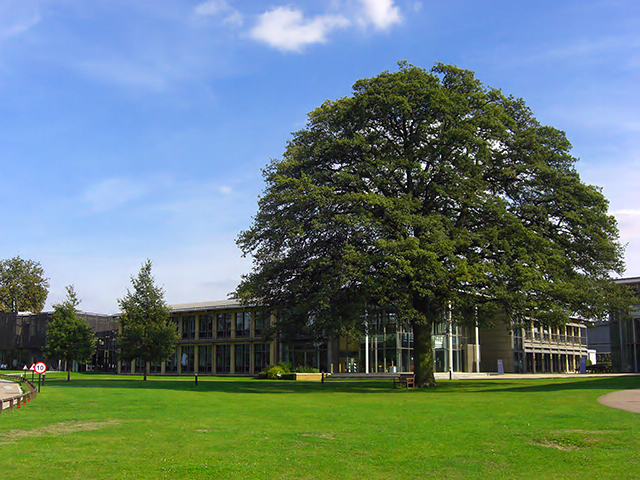
#> input picture DNA/file2dna/examples/EBI.jp2, 640 x 480 px
$ python do_imgcvdiff.py --first ../DNA/file2dna/examples/EBI.jp2 --second ../DNA/file2dna/examples/EBI.jp2   (older library calls are emulated)
#> lines starting #> are read from the running program, lines starting #| are printed output that depends on the picture
# USAGE
# python image_diff.py --first images/original_01.png --second images/modified_01.png

# import the necessary packages
from skimage.measure import compare_ssim
import argparse
import imutils
import cv2

# construct the argument parse and parse the arguments
ap = argparse.ArgumentParser()
ap.add_argument("-f", "--first", required=True,
	help="first input image")
ap.add_argument("-s", "--second", required=True,
	help="second")
args = vars(ap.parse_args())

# load the two input images
imageA = cv2.imread(args["first"])
#> imageA is the input picture: shape (480, 640, 3); mean B, G, R 120.1, 124.8, 102.2
imageB = cv2.imread(args["second"])

# convert the images to grayscale
# next line make error
# OpenCV Error: Assertion failed (scn == 3 || scn == 4) in cvtColor
grayA = cv2.cvtColor(imageA, cv2.COLOR_BGR2GRAY)
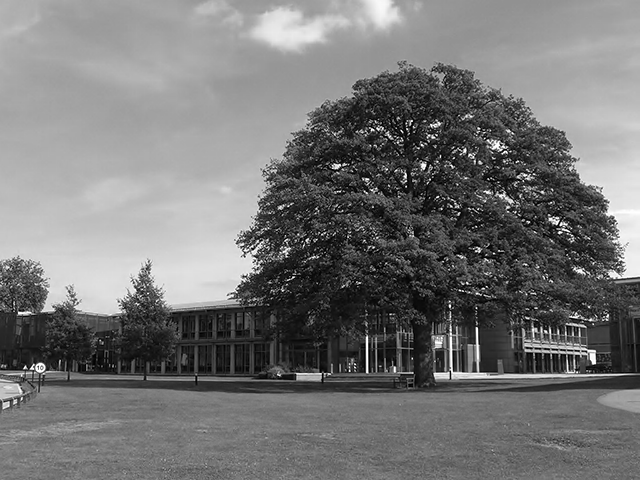
#> grayA: shape (480, 640); min 0, max 255, mean 117.5
grayB = cv2.cvtColor(imageB, cv2.COLOR_BGR2GRAY)

# compute the Structural Similarity Index (SSIM) between the two
# images, ensuring that the difference image is returned
(score, diff) = compare_ssim(grayA, grayB, full=True)
#> diff: shape (480, 640) float64; every value is 1
#> score = 1
diff = (diff * 255).astype("uint8")
#> diff: shape (480, 640); every value is 255
print("SSIM: {}".format(score))
#| SSIM: 1.0

# threshold the difference image, followed by finding contours to
# obtain the regions of the two input images that differ
thresh = cv2.threshold(diff, 0, 255,
	cv2.THRESH_BINARY_INV | cv2.THRESH_OTSU)[1]
#> thresh: shape (480, 640); every value is 0
cnts = cv2.findContours(thresh.copy(), cv2.RETR_EXTERNAL,
	cv2.CHAIN_APPROX_SIMPLE)
#> cnts = 0 contours
cnts = cnts[0] if imutils.is_cv2() else cnts[1]
#> cnts = []

# loop over the contours
for c in cnts:
	# compute the bounding box of the contour and then draw the
	# bounding box on both input images to represent where the two
	# images differ
	(x, y, w, h) = cv2.boundingRect(c)
	cv2.rectangle(imageA, (x, y), (x + w, y + h), (0, 0, 255), 2)
	cv2.rectangle(imageB, (x, y), (x + w, y + h), (0, 0, 255), 2)
#> this loop made 0 passes

# show the output images
cv2.imshow("Original", imageA)
cv2.imshow("Modified", imageB)
cv2.imshow("Diff", diff)
cv2.imshow("Thresh", thresh)
cv2.waitKey(0)
